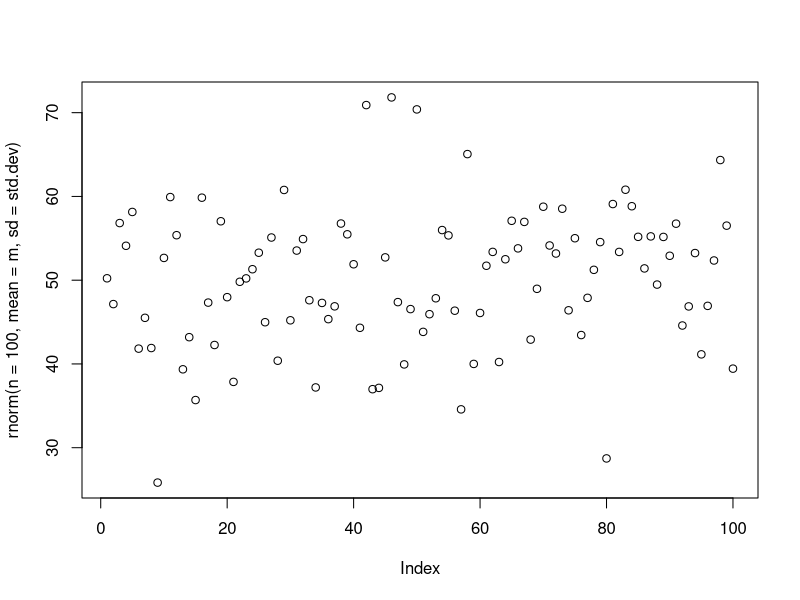
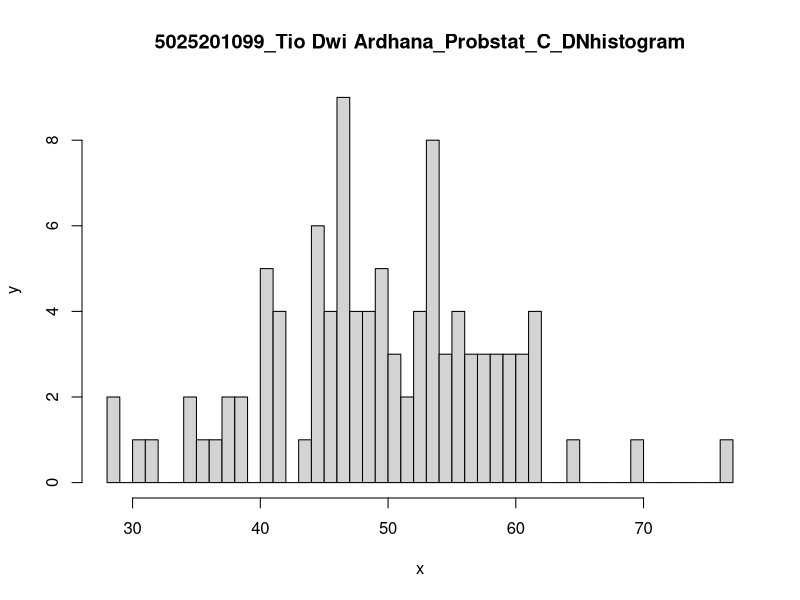

These charts were generated, in order, by the following R code:
n <- 100
m <- 50
std.dev <- 8

# a)  x ~ N(50, 8)
set.seed(100)
random <- rnorm(100)
rata.rata <- mean(random)
x1 <- floor(rata.rata)
x2 <- ceiling(rata.rata)

z1 <- (x1 - m) / std.dev
z2 <- (x2 - m) / std.dev
#   zscores <- c(z1,z2)
#   plot(zscores, type = "o")
rnorm(n = 100, mean = m, sd = std.dev)
plot(rnorm(n = 100, mean = m, sd = std.dev))

# b) generate histogram dari distribusi normal dengan breaks 50+format nama
hist(rnorm(n = 100, mean = m, sd = std.dev), xlab="x", ylab="y" ,breaks = 50, main = "5025201099_Tio Dwi Ardhana_Probstat_C_DNhistogram")

# c) mencari nilai varian
varian <- std.dev ** 2
